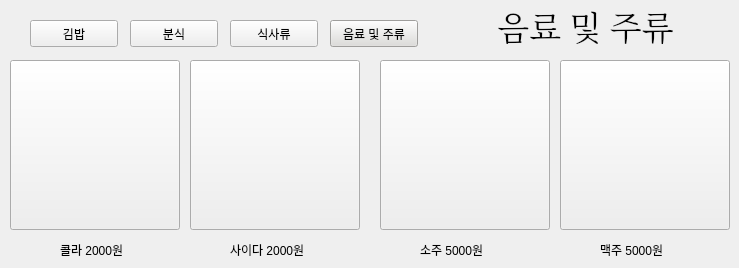
     <widget class="QWidget" name="page_6">
      <widget class="QLabel" name="label_15">
       <property name="geometry">
        <rect>
         <x>60</x>
         <y>240</y>
         <width>101</width>
         <height>19</height>
        </rect>
       </property>
       <property name="text">
        <string>콜라 2000원</string>
       </property>
      </widget>
      <widget class="QLabel" name="label_12">
       <property name="geometry">
        <rect>
         <x>600</x>
         <y>240</y>
         <width>91</width>
         <height>19</height>
        </rect>
       </property>
       <property name="text">
        <string>맥주 5000원</string>
       </property>
      </widget>
      <widget class="QLabel" name="label_13">
       <property name="geometry">
        <rect>
         <x>230</x>
         <y>240</y>
         <width>111</width>
         <height>19</height>
        </rect>
       </property>
       <property name="text">
        <string>사이다 2000원</string>
       </property>
      </widget>
      <widget class="QPushButton" name="bt24">
       <property name="geometry">
        <rect>
         <x>380</x>
         <y>60</y>
         <width>170</width>
         <height>170</height>
        </rect>
       </property>
       <property name="styleSheet">
        <string notr="true">border-image : url(image/ㅅㅈ2.jpg);</string>
       </property>
       <property name="text">
        <string/>
       </property>
      </widget>
      <widget class="QPushButton" name="bt22">
       <property name="geometry">
        <rect>
         <x>10</x>
         <y>60</y>
         <width>170</width>
         <height>170</height>
        </rect>
       </property>
       <property name="styleSheet">
        <string notr="true">border-image : url(image/ㅋㄹ.jpg);</string>
       </property>
       <property name="text">
        <string/>
       </property>
      </widget>
      <widget class="QPushButton" name="bt23">
       <property name="geometry">
        <rect>
         <x>190</x>
         <y>60</y>
         <width>170</width>
         <height>170</height>
        </rect>
       </property>
       <property name="styleSheet">
        <string notr="true">border-image : url(image/ㅅㅇㄷ2.jpg);</string>
       </property>
       <property name="text">
        <string/>
       </property>
      </widget>
      <widget class="QPushButton" name="bt25">
       <property name="geometry">
        <rect>
         <x>560</x>
         <y>60</y>
         <width>170</width>
         <height>170</height>
        </rect>
       </property>
       <property name="styleSheet">
        <string notr="true">border-image : url(image/ㅁㅈ.jpg);</string>
       </property>
       <property name="text">
        <string/>
       </property>
      </widget>
      <widget class="QLabel" name="label_14">
       <property name="geometry">
        <rect>
         <x>420</x>
         <y>240</y>
         <width>101</width>
         <height>19</height>
        </rect>
       </property>
       <property name="text">
        <string>소주 5000원</string>
       </property>
      </widget>
      <widget class="QPushButton" name="btn24">
       <property name="geometry">
        <rect>
         <x>130</x>
         <y>20</y>
         <width>88</width>
         <height>27</height>
        </rect>
       </property>
       <property name="text">
        <string>분식</string>
       </property>
      </widget>
      <widget class="QPushButton" name="btn25">
       <property name="geometry">
        <rect>
         <x>230</x>
         <y>20</y>
         <width>88</width>
         <height>27</height>
        </rect>
       </property>
       <property name="text">
        <string>식사류</string>
       </property>
      </widget>
      <widget class="QPushButton" name="btn26">
       <property name="geometry">
        <rect>
         <x>330</x>
         <y>20</y>
         <width>88</width>
         <height>27</height>
        </rect>
       </property>
       <property name="styleSheet">
        <string notr="true">background-color: rgb(222, 221, 218);</string>
       </property>
       <property name="text">
        <string>음료 및 주류</string>
       </property>
      </widget>
      <widget class="QPushButton" name="btn23">
       <property name="geometry">
        <rect>
         <x>30</x>
         <y>20</y>
         <width>88</width>
         <height>27</height>
        </rect>
       </property>
       <property name="text">
        <string>김밥</string>
       </property>
      </widget>
      <widget class="QLabel" name="label_18">
       <property name="geometry">
        <rect>
         <x>490</x>
         <y>0</y>
         <width>191</width>
         <height>51</height>
        </rect>
       </property>
       <property name="font">
        <font>
         <family>Serif</family>
         <pointsize>25</pointsize>
        </font>
       </property>
       <property name="text">
        <string>음료 및 주류</string>
       </property>
       <property name="alignment">
        <set>Qt::AlignCenter</set>
       </property>
      </widget>
     </widget>
